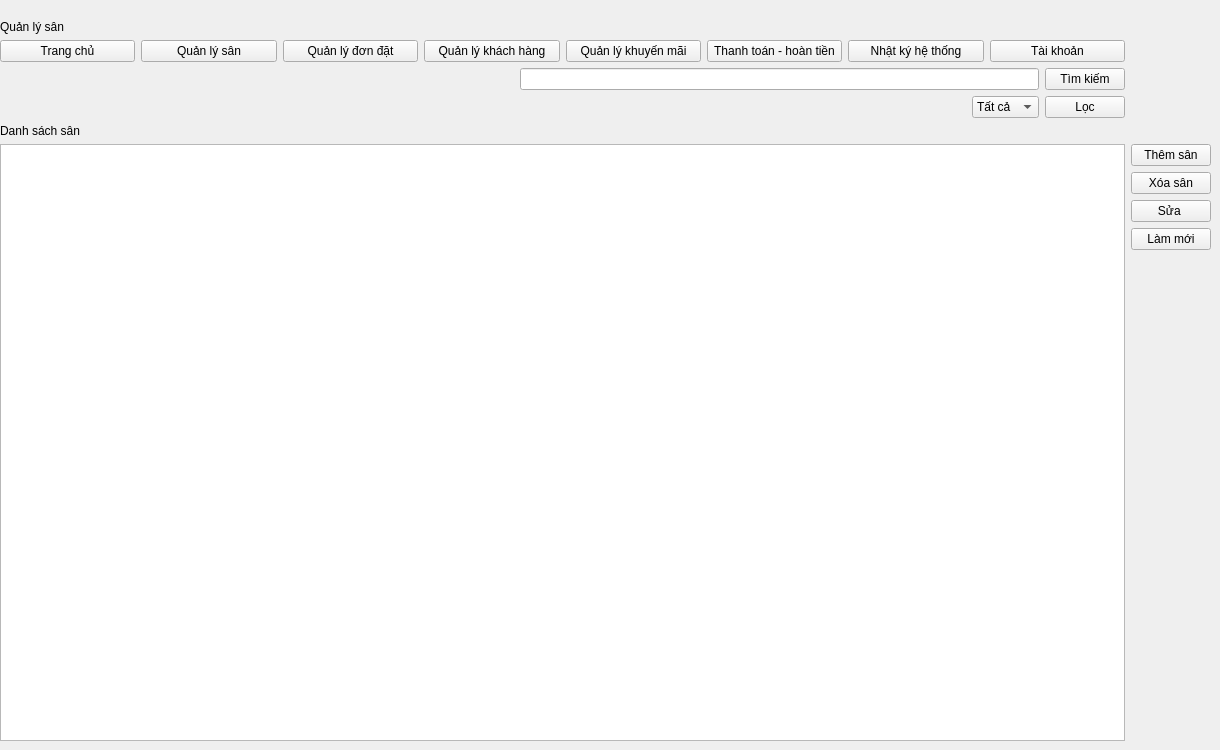
    <widget class="QWidget" name="Qlisan">
     <widget class="QWidget" name="gridLayoutWidget_2">
      <property name="geometry">
       <rect>
        <x>0</x>
        <y>20</y>
        <width>1211</width>
        <height>721</height>
       </rect>
      </property>
      <layout class="QGridLayout" name="gridLayout_2">
       <item row="7" column="0">
        <widget class="QTableWidget" name="tableWidget"/>
       </item>
       <item row="0" column="0">
        <widget class="QLabel" name="label_2">
         <property name="text">
          <string>Quản lý sân</string>
         </property>
        </widget>
       </item>
       <item row="7" column="1">
        <layout class="QVBoxLayout" name="verticalLayout_2">
         <item>
          <widget class="QPushButton" name="pushButton_thems">
           <property name="text">
            <string>Thêm sân</string>
           </property>
          </widget>
         </item>
         <item>
          <widget class="QPushButton" name="pushButton_xoa">
           <property name="text">
            <string>Xóa sân</string>
           </property>
          </widget>
         </item>
         <item>
          <widget class="QPushButton" name="pushButton_sua">
           <property name="text">
            <string>Sửa </string>
           </property>
          </widget>
         </item>
         <item>
          <widget class="QPushButton" name="pushButton_lammoi">
           <property name="text">
            <string>Làm mới</string>
           </property>
          </widget>
         </item>
         <item>
          <spacer name="verticalSpacer">
           <property name="orientation">
            <enum>Qt::Vertical</enum>
           </property>
           <property name="sizeHint" stdset="0">
            <size>
             <width>20</width>
             <height>40</height>
            </size>
           </property>
          </spacer>
         </item>
        </layout>
       </item>
       <item row="5" column="0">
        <layout class="QHBoxLayout" name="horizontalLayout_5">
         <item>
          <spacer name="horizontalSpacer">
           <property name="orientation">
            <enum>Qt::Horizontal</enum>
           </property>
           <property name="sizeHint" stdset="0">
            <size>
             <width>40</width>
             <height>20</height>
            </size>
           </property>
          </spacer>
         </item>
         <item>
          <widget class="QComboBox" name="comboBox_trangthai">
           <item>
            <property name="text">
             <string>Tất cả</string>
            </property>
           </item>
           <item>
            <property name="text">
             <string>Trống</string>
            </property>
           </item>
           <item>
            <property name="text">
             <string>Đã đặt</string>
            </property>
           </item>
           <item>
            <property name="text">
             <string>Bảo trì</string>
            </property>
           </item>
          </widget>
         </item>
         <item>
          <widget class="QPushButton" name="pushButton_loc">
           <property name="text">
            <string>Lọc</string>
           </property>
          </widget>
         </item>
        </layout>
       </item>
       <item row="4" column="0">
        <layout class="QHBoxLayout" name="horizontalLayout_3">
         <item>
          <spacer name="horizontalSpacer_2">
           <property name="orientation">
            <enum>Qt::Horizontal</enum>
           </property>
           <property name="sizeHint" stdset="0">
            <size>
             <width>40</width>
             <height>20</height>
            </size>
           </property>
          </spacer>
         </item>
         <item>
          <widget class="QLineEdit" name="lineEdit_timkiem"/>
         </item>
         <item>
          <widget class="QPushButton" name="pushButton_kiem">
           <property name="text">
            <string>Tìm kiếm</string>
           </property>
          </widget>
         </item>
        </layout>
       </item>
       <item row="3" column="0">
        <layout class="QHBoxLayout" name="horizontalLayout_4">
         <item>
          <widget class="QPushButton" name="pushButton_trangchu_2">
           <property name="text">
            <string>Trang chủ</string>
           </property>
          </widget>
         </item>
         <item>
          <widget class="QPushButton" name="pushButton_quanlysan_2">
           <property name="text">
            <string>Quản lý sân</string>
           </property>
          </widget>
         </item>
         <item>
          <widget class="QPushButton" name="pushButton_qldon_2">
           <property name="text">
            <string>Quản lý đơn đặt</string>
           </property>
          </widget>
         </item>
         <item>
          <widget class="QPushButton" name="pushButton_qlkhachhang_2">
           <property name="text">
            <string>Quản lý khách hàng</string>
           </property>
          </widget>
         </item>
         <item>
          <widget class="QPushButton" name="pushButton_qlkhmai_2">
           <property name="text">
            <string>Quản lý khuyến mãi</string>
           </property>
          </widget>
         </item>
         <item>
          <widget class="QPushButton" name="pushButton_ttht_2">
           <property name="text">
            <string>Thanh toán - hoàn tiền</string>
           </property>
          </widget>
         </item>
         <item>
          <widget class="QPushButton" name="pushButton_adminlog_2">
           <property name="text">
            <string>Nhật ký hệ thống</string>
           </property>
          </widget>
         </item>
         <item>
          <widget class="QPushButton" name="pushButton_taikhoan_2">
           <property name="text">
            <string>Tài khoản</string>
           </property>
          </widget>
         </item>
        </layout>
       </item>
       <item row="6" column="0">
        <widget class="QLabel" name="label_19">
         <property name="text">
          <string>Danh sách sân</string>
         </property>
        </widget>
       </item>
      </layout>
     </widget>
    </widget>
